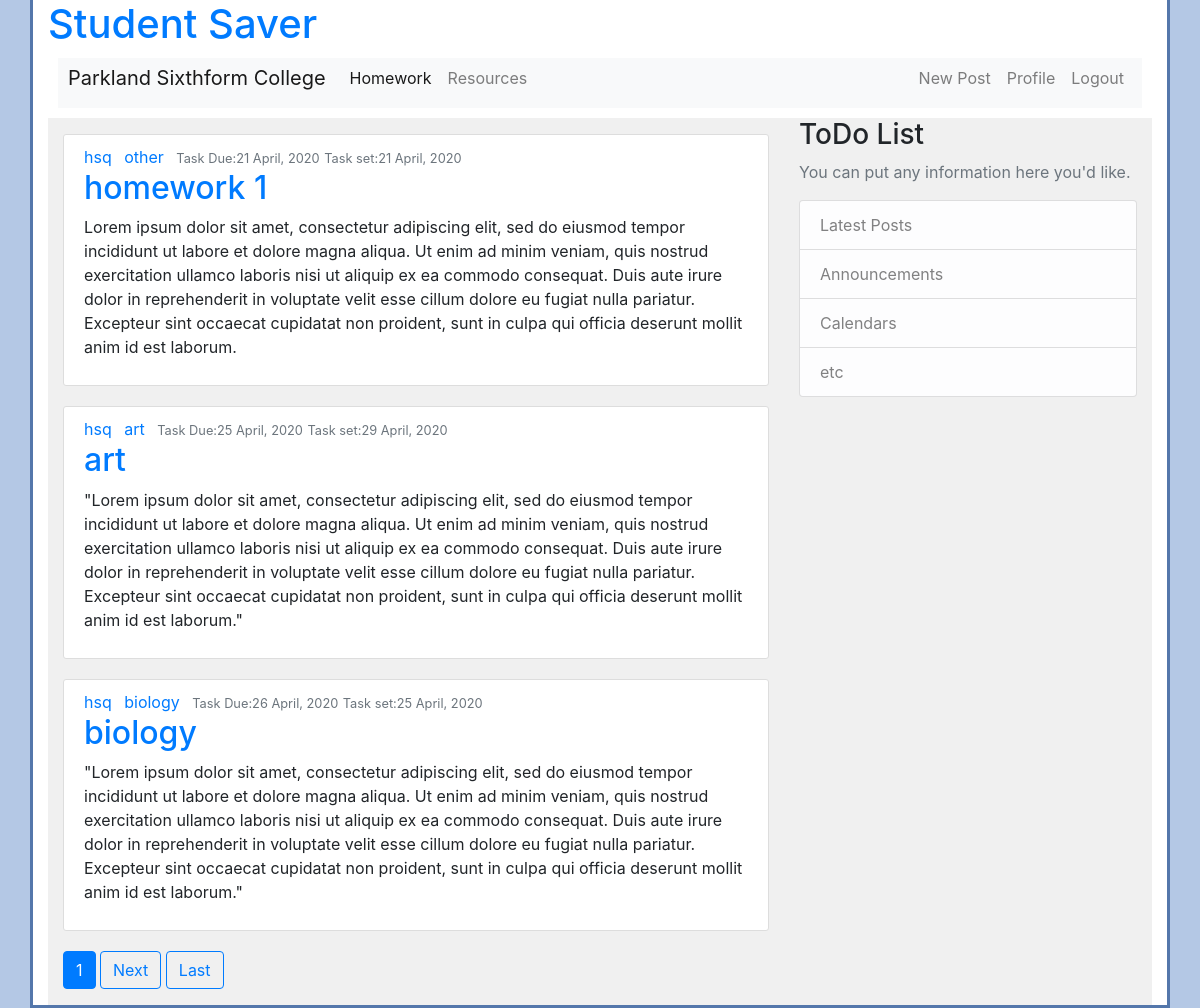
The app's page / (signed in) with its own data.
### blog/models.py (models this page shows, shortened)
class Post(models.Model):
    title = models.CharField(max_length=100)
    subject = models.ForeignKey(Subject, on_delete=models.CASCADE)
    slug = models.SlugField(max_length=80, unique=False)
    content = models.TextField()
    date_posted = models.DateTimeField(default=timezone.now )
    date_due = models.DateTimeField(default=timezone.now )
    author = models.ForeignKey(User, on_delete=models.CASCADE)

class Subject(models.Model):
    name = models.CharField(max_length=100)
    slug = models.SlugField(max_length=100, unique=True)
    class Meta:
        ordering = ('name',)
        verbose_name = 'subject'
        verbose_name_plural = 'subjects'
    def __str__(self):
        return self.name

### blog/views.py (the view)
# urls.py: path('', PostListView.as_view(), name ='blog-home' ),
class PostListView(ListView):
    model = Post
    template_name = 'blog/home.html'
    context_object_name = 'posts'
    ordering = ['date_due']
    paginate_by = 3

### blog/templates/blog/home.html (shortened to what this page needs)
{%extends "blog/base.html"%}
{%block content%}
{%for post in posts %}
    <article class="media content-section">
    <div class="media-body">
      <div class="article-metadata">
        <a class="mr-2" href="{% url 'user-posts' post.author.username %}">{{ post.author }}</a>
        <a class="mr-2" href="{% url 'subject-posts' post.subject %}">{{ post.subject }}</a>
        <small class="text-muted">Task Due:{{ post.date_due|date:"d F, Y" }}</small>
        <small class="text-muted">Task set:{{ post.date_posted|date:"d F, Y" }}</small>
      </div>
      <h2><a class="article-title" href="{%url 'post-detail' post.id %}">{{ post.title }}</a></h2>
      <p class="article-content">{{ post.content }}</p>
    </div>
    </article>
    {% endfor %}
    {% if is_paginated %}
      {% for num in page_obj.paginator.page_range %}
        {% if page_obj.number == num %}
        <a class ="btn btn-primary" href="?page={{num}}">{{num}}</a>
      {% elif num > page_obj.number|add:'-2' and num < page_obj.number|add:'-2' %}
        <a class ="btn btn-outline-primary" href="?page={{num}}">{{num}}</a>
      {% endif %}
      {% endfor %}
      {% if page_obj.has_next %}
        <a class ="btn btn-outline-primary" href="?page={{page_obj.next_page_number }}">Next</a>
        <a class ="btn btn-outline-primary" href="?page = {{ page_obj.paginator.num_pages}">Last</a>
      {% endif %}
    {% endif %}
{%endblock content%}

### blog/templates/blog/base.html (shortened to what this page needs)
{% load static %}
{% load crispy_forms_tags %}
<!DOCTYPE html>
<html>
<head>
    <link rel="stylesheet" href="https://maxcdn.bootstrapcdn.com/bootstrap/4.0.0/css/bootstrap.min.css">
    <link rel="stylesheet" type="text/css" href="{% static 'blog/main.css' %}">
</head>
<body>
    {% if request.user.is_authenticated %}
  <div class="container" id="container-design">
  <h1 class="main-text"><a href="{% url 'blog-home' %}"> Student Saver </a></h1>
  <nav class="navbar navbar-expand-lg navbar-light bg-light">
    <a class="navbar-brand" href="https://www.stdoms.ac.uk/">Parkland Sixthform College</a>
<div class="collapse navbar-collapse" id="navbarSupportedContent">
  <ul class="navbar-nav mr-auto">
    <li class="nav-item active">
      <a class="nav-link" href="{% url 'blog-home' %}">Homework <span class="sr-only">(current)</span></a>
    </li>
    <li class="nav-item">
      <a class="nav-link" href="{% url 'blog-resources' %}">Resources</a>
    </li>
  </ul>
  {% if request.user.profile.access == "Teacher" %}
  <div class="navbar-nav">
    <a class="nav-item nav-link" href="{% url 'post-create' %}">New Post</a>
    <a class="nav-item nav-link" href="{% url 'profile' %}">Profile</a>
    <a class="nav-item nav-link" href="{% url 'logout' %}">Logout</a>
  </div>
</div>
</nav>
{% endif %}
<div class="container" id="homework-background">
<div class="row">
<div class="col-md-8">
          <p> {% block content %}{% endblock %}</p>
          </div>
        <div class="col-md-4">
            <h3>ToDo List</h3>
            <p class='text-muted'>You can put any information here you'd like.
              <ul class="list-group">
                <li class="list-group-item list-group-item-light">Latest Posts</li>
                <li class="list-group-item list-group-item-light">Announcements</li>
                <li class="list-group-item list-group-item-light">Calendars</li>
                <li class="list-group-item list-group-item-light">etc</li>
              </ul>
            </p>
          </div>
        </div>
</div>
{% else %}
{% load widget_tweaks %}
{% endif %}
</body>
</html>

### blog/static/blog/main.css (style rules this page uses)
body { background-color: #B4C8E5; }
.navbar { margin: 10px; padding: 10px; }
#container-design { min-height: 100%; overflow: auto; background-color: #FFFFFF; border-style: solid; border-top: none; border-color: #5477AB; }
.navbar { padding-top: 0px; }
#homework-background { background-color: #F0F0F0 ; }
.content-section { background: #ffffff; padding: 10px 20px; border: 1px solid #dddddd; border-radius: 3px; margin-bottom: 20px; }

### records on screen
Post: author "hsq", subject "other", date_due "21 April, 2020", date_posted "21 April, 2020", title "homework 1", content "Lorem ipsum dolor sit amet, consectetur adipiscing elit, sed do eiusmod tempor incididunt ut labore et dolore magna aliqua. Ut enim ad minim veniam, quis nostrud exercitation ullamco laboris nisi ut aliquip ex ea commodo consequat. Duis aute irure dolor in reprehenderit in voluptate velit esse cillum dolore eu fugiat nulla pariatur. Excepteur sint occaecat cupidatat non proident, sunt in culpa qui officia deserunt mollit anim id est laborum."
Post: author "hsq", subject "art", date_due "25 April, 2020", date_posted "29 April, 2020", title "art", content "\"Lorem ipsum dolor sit amet, consectetur adipiscing elit, sed do eiusmod tempor incididunt ut labore et dolore magna aliqua. Ut enim ad minim veniam, quis nostrud exercitation ullamco laboris nisi ut aliquip ex ea commodo consequat. Duis aute irure dolor in reprehenderit in voluptate velit esse cillum dolore eu fugiat nulla pariatur. Excepteur sint occaecat cupidatat non proident, sunt in culpa qui officia deserunt mollit anim id est laborum.\""
Post: author "hsq", subject "biology", date_due "26 April, 2020", date_posted "25 April, 2020", title "biology", content "\"Lorem ipsum dolor sit amet, consectetur adipiscing elit, sed do eiusmod tempor incididunt ut labore et dolore magna aliqua. Ut enim ad minim veniam, quis nostrud exercitation ullamco laboris nisi ut aliquip ex ea commodo consequat. Duis aute irure dolor in reprehenderit in voluptate velit esse cillum dolore eu fugiat nulla pariatur. Excepteur sint occaecat cupidatat non proident, sunt in culpa qui officia deserunt mollit anim id est laborum.\""

### other values on screen
{{ num }} "1"
